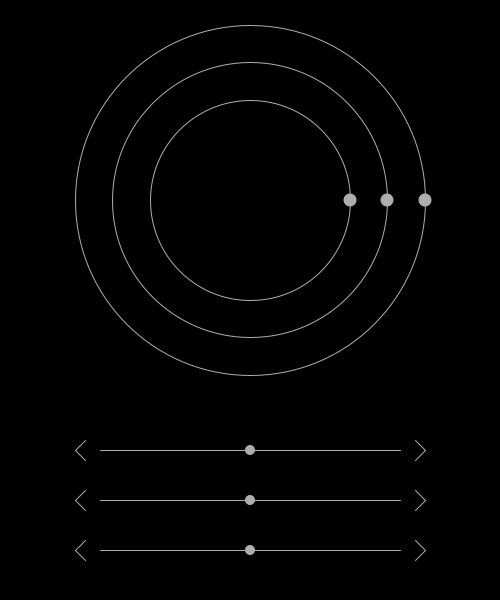
Frame 1 (no input)
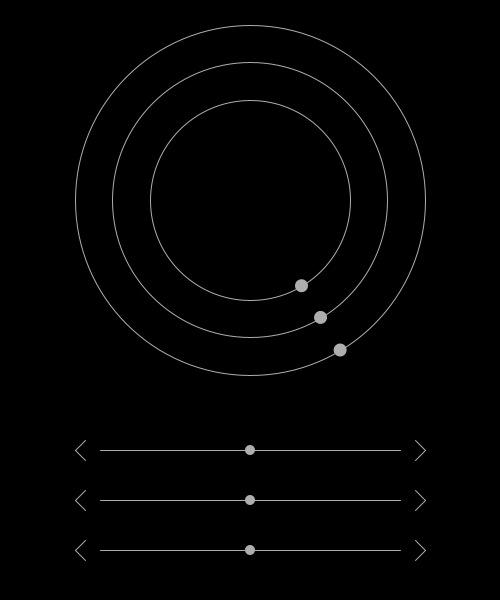
Frame 60 (the mouse pressed at the canvas centre just before this capture)
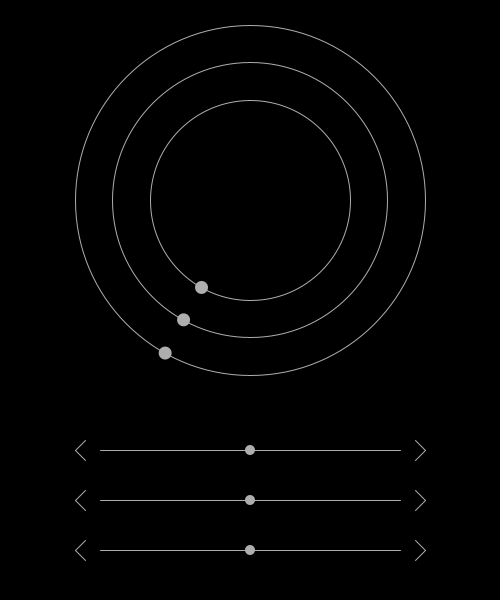
Frame 120 (the mouse held since frame 60 and released just before this capture)

The Processing sketch that drew these frames (run headless with seeded random() and noise(); from frame 60 on, the mouse is pressed at the canvas centre):

// Processing sketch: processing_171387
// ── processing_171387.pde

Ring[] ring;
Slider[] slider;

void setup() {
  size(500, 600);
  smooth();
  ring = new Ring[3];
  for(int i = 0; i < 3; i++){
    ring[0] = new Ring(350,250,200,1,0);
    ring[1] = new Ring(275,250,200,1,0);
    ring[2] = new Ring(200,250,200,1,0);
  }
  slider = new Slider[3];
  for(int i = 0; i < 3; i++){
    slider[0] = new Slider(450,250); // top slider controls outer ring
    slider[1] = new Slider(500,250); // middle slider - placebo for middle ring
    slider[2] = new Slider(550,250); // bottom slider controls inner ring
  }
}

void draw() {
  background(0);
  display();
}

void display() {
  for(int i = 0; i < 3; i++){
    ring[i].display();
    ring[i].update();
  }
  for(int i = 0; i < 3; i++){
    slider[i].display();
  }
  moveBalls();
  
}

void moveBalls(){
  for(int i = 0; i < 3; i++){
    ring[i].rate = slider[i].getRate();
    if(i == 1){
      ring[1].rate = slider[1].getRate()/slider[1].getRate();
    }
    ring[i].ballMove();
  }
}

void mousePressed(){
  // 0 for left 1 for right
  // top slider 0
    // left
    if(dist(mouseX,mouseY,80,450)<20){
      slider[0].moveBall(0);
    }
    // right
    if(dist(mouseX,mouseY,420,450)<20){
      slider[0].moveBall(1);
    }
  //  middle slider 1
    // left
    if(dist(mouseX,mouseY,80,500)<20){
      slider[1].moveBall(0);
    }
    // right
    if(dist(mouseX,mouseY,420,500)<20){
      slider[1].moveBall(1);
    }
  //  bottom slider 2
    // left
    if(dist(mouseX,mouseY,80,550)<20){
      slider[2].moveBall(0);
    }
    // right
    if(dist(mouseX,mouseY,420,550)<20){
      slider[2].moveBall(1);
    }
}

class Ring {

  int ringDiam;
  int ringX;
  int ringY;
  float rate;
  float degree;
  int ballDiam = 13;
  float ballX;
  float ballY;
  float radius;
  float col = 174;
  boolean growing = true;

  Ring(int tempDiam, int tempRingX, int tempRingY, float tempRate, float tempN) {
    ringDiam = tempDiam;
    radius = ringDiam/2;
    ringX = tempRingX;
    ringY = tempRingY;
    ballX = 250+radius;
    ballY = 200;
    rate = tempRate;
    degree = tempN;
  }

  void display() {
    noFill();
    stroke(174);
    ellipse(ringX, ringY, ringDiam, ringDiam);
    fill(col);
    noStroke();
    ellipse(ballX, ballY, ballDiam, ballDiam);
  }

  void ballMove() {
    degree+= rate;
    if (degree>=360) {
      degree=0;
    }
    ballX = ringX + cos(radians(degree))*radius;
    ballY = ringY + sin(radians(degree))*radius;
  }

  void update() {
    /*if (growing) {
      col+=.2;
      println(col);
      if (col > 360) {
        growing = false;
      }
    }
    if (!growing) {
      col-=.3;
      println(col);
      if (col < 174) {
        growing = true;
      }
    }*/
  }
  
}

class Slider {
  
  int lineY;
  int ballX;
  int diam = 10;
  boolean farLeft = false;
  boolean farRight = false;
  float[] rates = { .85, .9, .95, 1, 1.05, 1.1, 1.15 };
  
  Slider(int tempY, int tempBallX) {
    lineY = tempY;
    ballX = tempBallX;
  }
  
  void display(){
    // line
    stroke(174);
    line(width/2-150,lineY,width/2+150,lineY);
    //ball
    fill(174);
    noStroke();
    ellipse(ballX,lineY,diam,diam);
    // arrows
    stroke(174);
      // left arrow
      line(75,lineY,85,lineY-10);
      line(75,lineY,85,lineY+10);
      // right arrows
      line(425,lineY,415,lineY-10);
      line(425,lineY,415,lineY+10);
  }
  
  void moveBall(int x){ // 0 for left 1 for right
     if(x==0){
       if(!farLeft){
         ballX-=50;
         if(ballX == 100){
           farLeft = true;
         }
       }
       farRight = false;
     }
     if(x==1){
       if(!farRight){
         ballX+=50;
         if(ballX == 400){
           farRight = true;
         }
       }
       farLeft = false;
     }
  }

  float getRate(){
    for (int i = -3; i < 4; i++){
      if(ballX == 250 + i*50){
        float x = rates[i+3];
        return x;
      }
    }
    return 1;
  }
  
}
